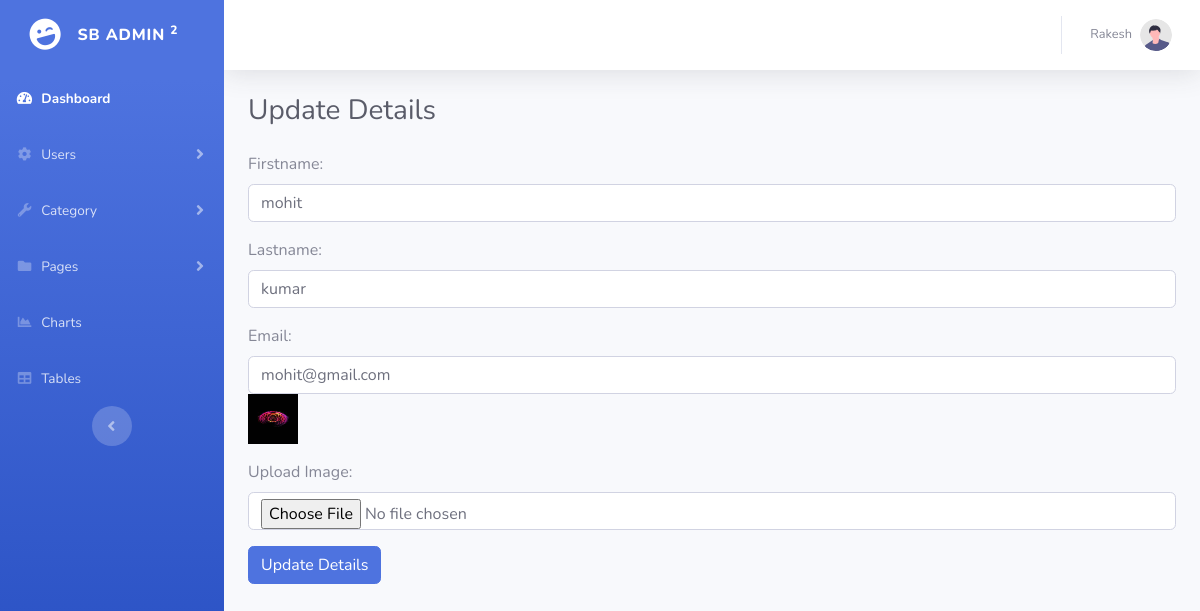
The page /update.php?id=6 (signed in) on the database its author committed.
### tables this page shows
CREATE TABLE `member` (
  `id` int(10) NOT NULL,
  `firstname` varchar(100) NOT NULL,
  `lastname` varchar(100) NOT NULL,
  `image` varchar(100) NOT NULL,
  `email` varchar(100) NOT NULL,
  `password` varchar(100) NOT NULL,
  `date_time` timestamp NOT NULL DEFAULT current_timestamp()
);

### update.php (the view, shortened to what this page needs)
<?php
include('conn.php');
$id = $_GET['id'];
include('header.php');
?>
<div class="container-fluid">
  <div class="d-sm-flex align-items-center justify-content-between mb-4">
    <h1 class="h3 mb-0 text-gray-800">Update Details</h1>
    </div>
    <form method="post" action="#">
      <?php
      $sql = "SELECT * FROM member WHERE id='$id'";
      $result = mysqli_query($conn , $sql);
      while($row =mysqli_fetch_assoc($result))
      {
       ?>
       <div class="form-group">
        <label for="firstname">Firstname:</label>
        <input type="firstname" class="form-control" id="firstname" value="<?php echo $row['firstname'] ?>" name="firstname" required>
      </div>
      <div class="form-group">
        <label for="lastname">Lastname:</label>
        <input type="lastname" class="form-control" id="lastname" value="<?php echo $row['lastname'] ?>" name="lastname" required>
      </div>
      <div class="form-group">
        <label for="email">Email:</label>
        <input type="email" class="form-control" id="email" value="<?php echo $row['email'] ?>" name="email" required>
        <img src="uploads/<?php echo $row['image'] ?>" style="height: 50px ; width: 50px;">
      </div>
      <div class="form-group">
        <label for="fileToUpload">Upload Image:</label>
        <input type="file" class="form-control" id="fileToUpload" placeholder="Enter Lastname" name="fileToUpload" >
      </div>
      <button type="submit"  name="submit" class="btn btn-primary">Update Details</button>
    <?php } ?>
  </form>
</div>
</div>
<?php
include('footer.php');
?>

### rows shown on the page
member: firstname "mohit", lastname "kumar", email "mohit@gmail.com", image (picture)

### other values the page prints
$_SESSION['firstname'] "Rakesh"
